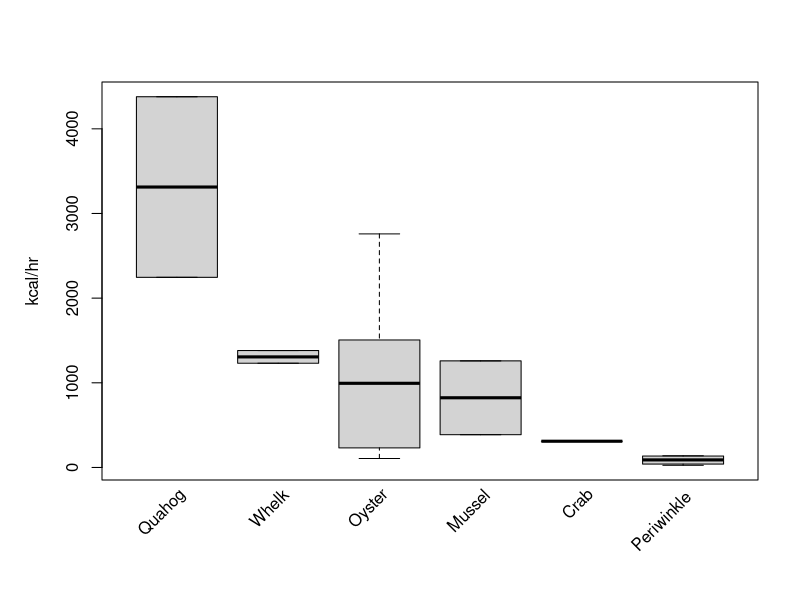
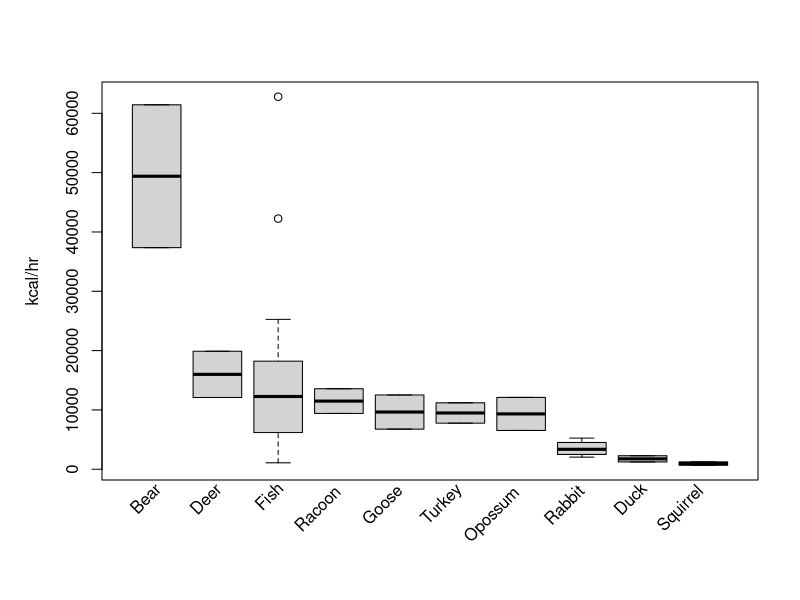
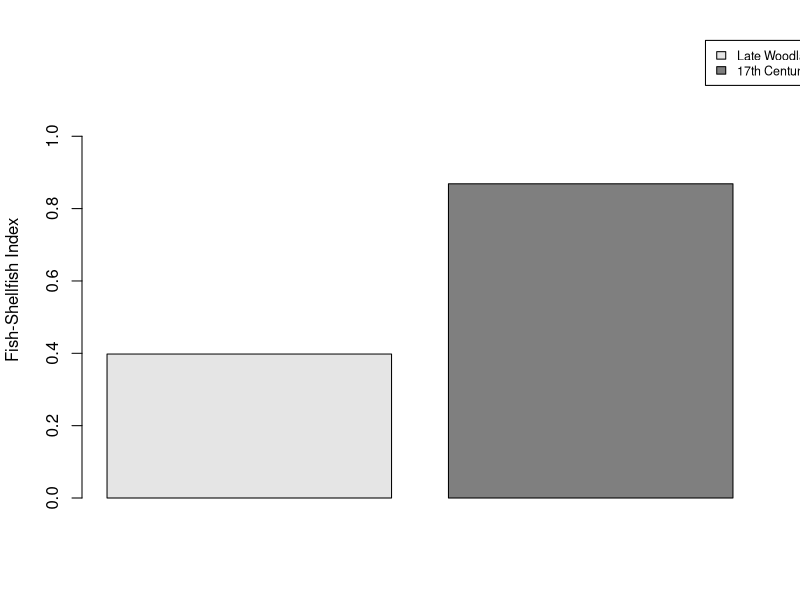

R code for these plots, in order: (Note: this script raises an error after producing the figures.)
###################################################
#Environmental Rebound in 17th Century New England#
###################################################

#Import Data----
BIfaun <- read.csv("BlockIsland.csv")
Mainfaun <- read.csv("GreenwichMonhantic.csv")
srates <- read.csv("ShellfishReturnRates.csv")
trates <- read.csv("TerrestrialReturnRates.csv")

#Figures 1 & 2: Return Rates----

jpeg("ShellfishReturnRates.jpg", height=5, width=6, units="in", res=300)
par(mar=c(6, 5.1, 4.1, 2.1))
boxplot(srates, ylab="kcal/hr", xaxt="n")
slabels <- colnames(srates)
text(x=seq_along(slabels)+.1, y=par("usr")[3] - 100, srt=45, adj=1.1, labels=slabels, xpd=TRUE)
dev.off()


jpeg("OtherReturnRates.jpg", height=5, width=6, units="in", res=300)
par(mar=c(6, 5.1, 4.1, 2.1))
boxplot(trates, ylab="kcal/hr", xaxt="n")
tlabels <- colnames(trates)
text(x=seq_along(tlabels)+.1, y=par("usr")[3] - 100, srt=45, adj=1.2, labels=tlabels, xpd=TRUE)
dev.off()


#Abundance Indices----

BIClamOyster <- (BIfaun$Quahog+BIfaun$SoftClam)/(BIfaun$Quahog+BIfaun$SoftClam+BIfaun$Oyster)
MLClamOyster <- (Mainfaun$Quahog+Mainfaun$SoftClam)/(Mainfaun$Quahog+Mainfaun$SoftClam+Mainfaun$Oyster)

BIFishShell <- BIfaun$Fish/(BIfaun$Fish+BIfaun$Shellfish)

MLPropDeer <- Mainfaun$Deer/Mainfaun$SubClass


#Figure 3: Fish-Shellfish Index (Block Island)----
jpeg("FishShellfishIndex_BI.jpg", height=4, width=3.5, units="in", res=300)
periods <- c("Late Woodland", "17th Century")
barplot(BIFishShell, col=c("grey90","grey50"), beside=TRUE, legend=periods, ylim=c(0,1.15), ylab="Fish-Shellfish Index", axisnames=F, args.legend=list(x="topright", cex=.75, inset=c(-0.1, -0.1)))
LWci.FishShell <- index.ci(A=BIfaun$Fish[1], B=BIfaun$Shellfish[1], nsim=500, propsamp=.5)
points(c(.7, .7), c(LWci.FishShell[1], LWci.FishShell[2]), pch="-", cex=2)
segments(.7, LWci.FishShell[1], .7, LWci.FishShell[2], lwd=2)
Sevci.FishShell <- index.ci(BIfaun$Fish[2], BIfaun$Shellfish[2], 500, .5)
points(c(1.9, 1.9), c(Sevci.FishShell[1], Sevci.FishShell[2]), pch="-", cex=2)
segments(1.9, Sevci.FishShell[1], 1.9, Sevci.FishShell[2], lwd=2)
BI_FiSh.LW <- toString(sum(BIfaun[1,]$Fish, BIfaun[1,]$Shellfish))
BI_FiSh.17 <- toString(sum(BIfaun[2,]$Fish, BIfaun[2,]$Shellfish))
mtext(side=1, at=c(.55, .8, 1.8, 2.1), text=c(paste(c("n=",BI_FiSh.LW)), paste(c("n=",BI_FiSh.17))))
dev.off()

#Figure 4: Clam-Oyster Index (Block Island and Mainland)----
jpeg("ClamOysterIndices_BIML.jpg", height=4, width=5.5, units="in", res=300)
periods <- c("Late Woodland", "17th Century")
ClamOyster <- cbind(BIClamOyster, MLClamOyster)
barplot(ClamOyster, col=c("grey90","grey50"), beside=TRUE, legend=periods, ylim=c(0,1.1), ylab="Clam-Oyster Index", axisnames=F, args.legend=list(x="topright", cex=.75, inset=c(-0.05, -0)))
BILWci.ClamOyst <- index.ci(A=(BIfaun$Quahog[1]+BIfaun$SoftClam[1]), B=BIfaun$Oyster[1], nsim=500, propsamp=.5)
points(c(1.5, 1.5), c(BILWci.ClamOyst[1], BILWci.ClamOyst[2]), pch="-", cex=2)
segments(1.5, BILWci.ClamOyst[1], 1.5, BILWci.ClamOyst[2], lwd=2)
BI17ci.ClamOyst <- index.ci((BIfaun$Quahog[2]+BIfaun$SoftClam[2]), BIfaun$Oyster[2], 500, .5)
points(c(2.5, 2.5), c(BI17ci.ClamOyst[1], BI17ci.ClamOyst[2]), pch="-", cex=2)
segments(2.5, BI17ci.ClamOyst[1], 2.5, BI17ci.ClamOyst[2], lwd=2)
BI_ClOy.LW <- toString(sum(BIfaun[1,]$Quahog, BIfaun[1,]$SoftClam, BIfaun[1,]$Oyster))
BI_ClOy.17 <- toString(sum(BIfaun[2,]$Quahog, BIfaun[2,]$SoftClam, BIfaun[2,]$Oyster))
ML_ClOy.LW <- toString(format(sum(Mainfaun[1,]$Quahog, Mainfaun[1,]$SoftClam, Mainfaun[1,]$Oyster), nsmall=1))
ML_ClOy.17 <-toString(format(sum(Mainfaun[2,]$Quahog, Mainfaun[2,]$SoftClam, Mainfaun[2,]$Oyster),nsmall=1))
mtext(side=1, cex=.9, at=c(1.4, 1.7, 2.4, 2.7, 4.43, 4.87, 5.43, 5.9), text=c(paste(c("n=",BI_ClOy.LW)), paste(c("n=",BI_ClOy.17)), paste(c(ML_ClOy.LW, "g")), paste(c(ML_ClOy.17, "g"))))
mtext(side=1, at=c(2,5), line=1.5, text=c("Block Island", "Mainland"))
dev.off()


#Figure 5: Deer Index (Mainland)----
jpeg("DeerIndex_ML.jpg", height=4, width=3.5, units="in", res=300)
periods <- c("Late Woodland", "17th Century")
barplot(MLPropDeer, col=c("grey90","grey50"), beside=TRUE, legend=periods, ylim=c(0,.8), ylab="Proportion Deer", axisnames=F, args.legend=list(x="topright", cex=.75, inset=c(-0.1, -0)))
LWci.Deer <- index.ci(A=Mainfaun$Deer[1], B=(Mainfaun$SubClass[1]-Mainfaun$Deer[1]), nsim=500, propsamp=.5)
points(c(.7, .7), c(LWci.Deer[1], LWci.Deer[2]), pch="-", cex=2)
segments(.7, LWci.Deer[1], .7, LWci.Deer[2], lwd=2)
Sevci.Deer <- index.ci(Mainfaun$Deer[2], (Mainfaun$SubClass[2]-Mainfaun$Deer[2]), 500, .5)
points(c(1.9, 1.9), c(Sevci.Deer[1], Sevci.Deer[2]), pch="-", cex=2)
segments(1.9, Sevci.Deer[1], 1.9, Sevci.Deer[2], lwd=2)
ML_Deer.LW <- toString(sum(Mainfaun[1,]$Deer, Mainfaun[1,]$SubClass))
ML_Deer.17 <- toString(sum(Mainfaun[2,]$Deer, Mainfaun[2,]$SubClass))
mtext(side=1, at=c(.55, .8, 1.8, 2.05), text=c(paste(c("n=",ML_Deer.LW)), paste(c("n=",ML_Deer.17))))
dev.off()


#Figure 6: Population Reconstructions for New England----
whitepop <- data.frame("Date"=seq(1620,1730,by=10) , "Sutherland"=c(102,4000,13484,22452,32574,51561,67992,86011,91083,115094,170893,217351), "Rossiter"=c(99,2200,17605,26820,36238,45135,60530,81050,104320,126500,152500,208950))
nativepop <- data.frame("Date"=c(1600,1650), "Pop"=c(172650,25650))

nativeglm <- glm(Pop~Date, data=nativepop, family=poisson)
plot(nativeglm)
nd <- data.frame("Date"=seq(1600,1650,by=10))
nativepred <- predict(nativeglm, newdata=nd, type="response")

whitepopavg <- (whitepop$Sutherland+whitepop$Rossiter)/2
empty <- c(0,0)
whitepopavg <- c(empty, whitepopavg)

empty <- c(0,0,0,0,0,0,0,0)
nativepoppred <- c(nativepred, empty)

totalpop <- data.frame("Date"=seq(1600,1730,by=10), "Pop"=c(whitepopavg+nativepoppred))

#Plot population trajectories
jpeg("PopLevels.jpg", height=5, width=7, units="in", res=300)
plot(0, xlim=c(1600,1730), ylim=c(0,175000), ylab="Population", xlab="Year AD")
lines(Sutherland~Date, data=whitepop, lty=2, type="l", pch=4)
lines(Rossiter~Date, data=whitepop, lty=3, type="l", pch=3)
lines(nativepred~nd$Date, lty=4, type="b", pch=4)
lines(Pop~Date, data=totalpop, lty=1, type="b", pch=16)
legend(1698,35000,c("European (Sutherland)", "European (Rossiter)", "Native (Snow)", "Total"), lty=c(2,3,4,1), pch=c(1,1,4,16), cex=.65, bty="n", pt.cex=c(0,0,1,1))
dev.off()
